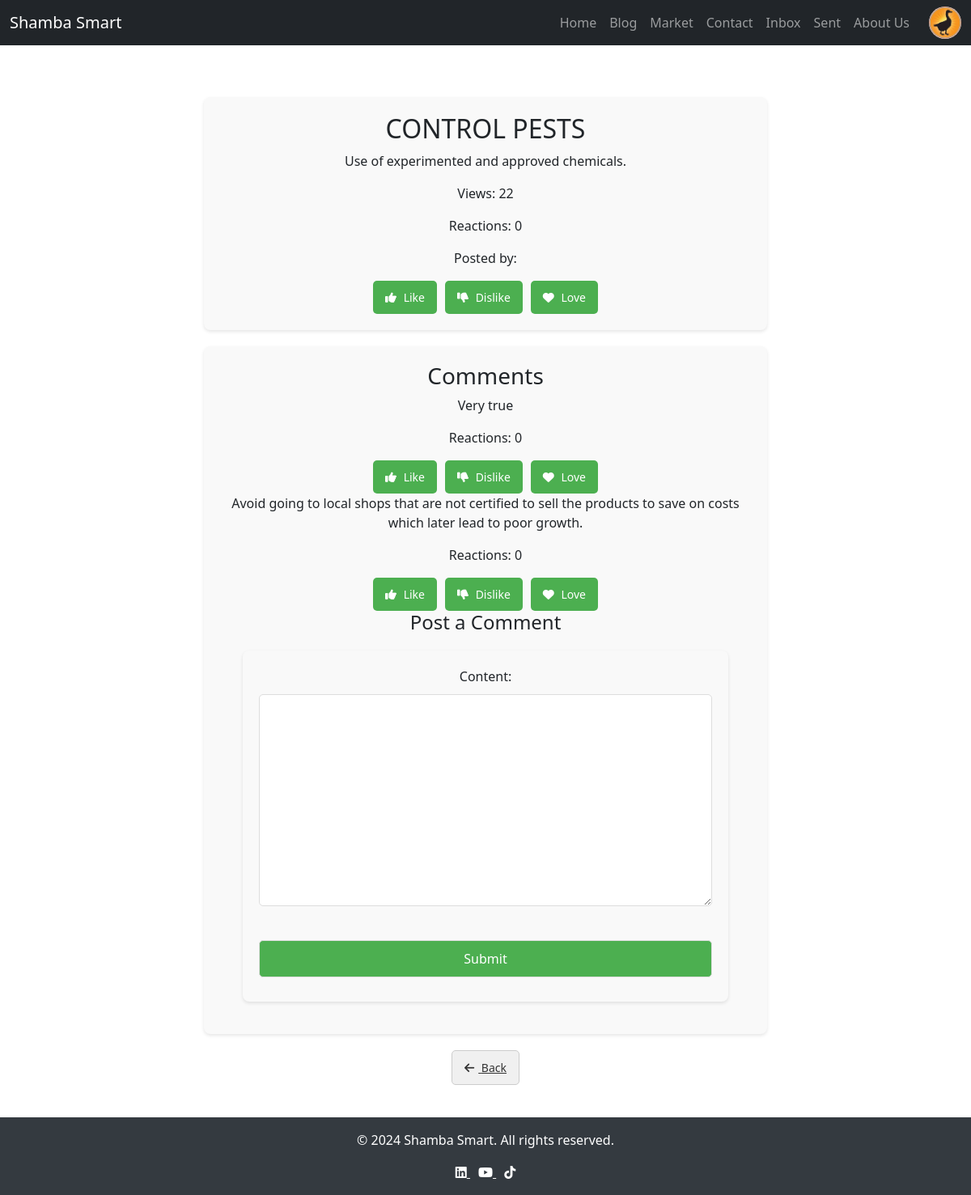
The app's page /blog/1/ (signed in) with its own data.
### farm/models.py (models this page shows, shortened)
class CustomUser(AbstractUser):
    FARMER = 'Farmer'
    PROFESSIONAL = 'Professional'
    ROLE_CHOICES = [
        (FARMER, 'Farmer'),
        (PROFESSIONAL, 'Professional'),
    ]
    role = models.CharField(max_length=50, choices=ROLE_CHOICES,
                            default=FARMER)
    profile_picture = models.ImageField(
        default='images/default_profile.png',
        upload_to='profile_pics/',
        null=True,
        blank=True
    )
    phone_number = models.CharField(max_length=15, null=True, blank=True)
    bio = models.TextField(null=True, blank=True)
    location = models.CharField(max_length=255, null=True, blank=True)
    linkedin = models.URLField(null=True, blank=True)
    x = models.URLField(null=True, blank=True)
    facebook = models.URLField(null=True, blank=True)
    whatsapp = models.CharField(max_length=15, null=True, blank=True)

class BlogPost(models.Model):
    title = models.CharField(max_length=200)
    content = models.TextField()
    author = models.ForeignKey(CustomUser, on_delete=models.CASCADE)
    created_at = models.DateTimeField(auto_now_add=True)
    updated_at = models.DateTimeField(auto_now=True)
    views = models.PositiveIntegerField(default=0)
    reactions = models.PositiveIntegerField(default=0)
    def increase_views(self):
        self.views += 1
        self.save()

class Comment(models.Model):
    content = models.TextField()
    author = models.ForeignKey(CustomUser, on_delete=models.CASCADE)
    post = models.ForeignKey(
        BlogPost,
        on_delete=models.CASCADE,
        related_name="comments"
    )
    created_at = models.DateTimeField(auto_now_add=True)
    updated_at = models.DateTimeField(auto_now=True)
    reactions = models.PositiveIntegerField(default=0)
    user_reactions = models.ManyToManyField(
        CustomUser,
        through='CommentReaction',
        related_name='comment_reactions'
    )

### farm/views.py (the view)
# urls.py: path('blog/<int:post_id>/', views.post_detail, name='post_detail'),
@login_required
def post_detail(request, post_id):
    post = get_object_or_404(BlogPost, id=post_id)
    post.increase_views()  # Increase view count
    if request.method == 'POST':
        comment_form = CommentForm(request.POST)
        if comment_form.is_valid():
            comment = comment_form.save(commit=False)
            comment.post = post
            comment.author = request.user
            comment.save()
            return redirect('post_detail', post_id=post.id)
    else:
        comment_form = CommentForm()
    return render(request, 'post_detail.html', {'post': post,
                                                'comment_form': comment_form})

### farm/forms.py
class CommentForm(forms.ModelForm):
    class Meta:
        model = Comment
        fields = ['content']

### farm/templates/post_detail.html (shortened to what this page needs)
{% extends "home.html" %}
{% block content %}
<div class="container">
    <div class="post-details">
        <h2>{{ post.title }}</h2>
        <p>{{ post.content }}</p>
        <p>Views: {{ post.views }}</p>
        <p>Reactions: <span class="reaction-count">{{ post.reactions }}</span></p>
        <p>Posted by: <a href="{% url 'view_profile' user.id %}">{{ post.user.username }}</a></p>
        <div class="reactions">
            <button class="react-button" data-post-id="{{ post.id }}" data-reaction-type="like">
                <i class="fa fa-thumbs-up"></i> Like
            </button>
            <button class="react-button" data-post-id="{{ post.id }}" data-reaction-type="dislike">
                <i class="fa fa-thumbs-down"></i> Dislike
            </button>
            <button class="react-button" data-post-id="{{ post.id }}" data-reaction-type="love">
                <i class="fa fa-heart"></i> Love
            </button>
        </div>
    </div>
    <div class="comments-section">
        <h3>Comments</h3>
        {% for comment in post.comments.all %}
            <div class="comment">
                <p>{{ comment.content }}</p>
                <p>Reactions: <span class="reaction-count">{{ comment.reactions }}</span></p>
                <div class="comment-reactions">
                    <button class="react-button" data-comment-id="{{ comment.id }}" data-reaction-type="like">
                        <i class="fa fa-thumbs-up"></i> Like
                    </button>
                    <button class="react-button" data-comment-id="{{ comment.id }}" data-reaction-type="dislike">
                        <i class="fa fa-thumbs-down"></i> Dislike
                    </button>
                    <button class="react-button" data-comment-id="{{ comment.id }}" data-reaction-type="love">
                        <i class="fa fa-heart"></i> Love
                    </button>
                </div>
            </div>
        {% endfor %}
        <h4>Post a Comment</h4>
        <form method="POST">
            <div class="form-container">
                {{ comment_form.as_p }}
                <button type="submit">Submit</button>
            </div>
        </form>
    </div>
    <a href="{% url 'blog_posts' %}" class="back-button">
        <i class="fa fa-arrow-left"></i> Back
    </a>
</div>
{% endblock %}

### farm/templates/base.html (shortened to what this page needs)
{% load static %}
<!DOCTYPE html>
<html lang="en">
<head>
    <link rel="stylesheet" href="https://cdnjs.cloudflare.com/ajax/libs/font-awesome/6.0.0-beta3/css/all.min.css">
    <link rel="stylesheet" href="https://cdnjs.cloudflare.com/ajax/libs/bootstrap/5.1.3/css/bootstrap.min.css">
</head>
<body>
    <header>
        <nav class="navbar navbar-expand-lg navbar-dark bg-dark">
            <div class="container-fluid">
                <a class="navbar-brand" href="{% url 'home' %}">Shamba Smart</a>
                <div class="collapse navbar-collapse" id="navbarNav">
                    <ul class="navbar-nav ms-auto">
                        <li class="nav-item"><a class="nav-link" href="{% url 'home' %}">Home</a></li>
                        <li class="nav-item"><a class="nav-link" href="{% url 'blog_posts' %}">Blog</a></li>
                        <li class="nav-item"><a class="nav-link" href="{% url 'market' %}">Market</a></li>
                        <li class="nav-item"><a class="nav-link" href="{% url 'contact_us' %}">Contact</a></li>
                        {% if user.is_authenticated %}
                            <li class="nav-item"><a class="nav-link" href="{% url 'inbox' %}">Inbox</a></li>
                            <li class="nav-item"><a class="nav-link" href="{% url 'sent_messages' %}">Sent</a></li>
                            <li class="nav-item"><a class="nav-link" href="{% url 'about' %}">About Us</a></li>
                            <li class="nav-item profile-item">
                                <a href="{% url 'profile' %}">
                                    {% if user.profile_picture %}
                                        <img src="{{ user.profile_picture.url }}" alt="Profile Picture" class="profile-img">
                                    {% else %}
                                        <img src="{% static 'images/default_profile.png' %}" alt="Default Profile Picture" class="profile-img">
                                    {% endif %}
                                </a>
                            </li>
                        {% else %}
                            <li class="nav-item"><a class="nav-link" href="{% url 'login' %}">Sign In</a></li>
                            <li class="nav-item"><a class="nav-link" href="{% url 'register' %}">Sign Up</a></li>
                        {% endif %}
                    </ul>
                </div>
            </div>
        </nav>
    </header>
    <main class="container mt-4">
        {% block content %}
        {% endblock %}
    </main>
    <footer>
        <p>&copy; 2024 Shamba Smart. All rights reserved.</p>
        <div>
            <a href="https://www.linkedin.com" target="blank" style="color: #fff; margin-right: 10px;">
                <i class="fab fa-linkedin"></i>
            </a>
            <a href="https://www.youtube.com" target="blank" style="color: #fff; margin-right: 10px;">
                <i class="fab fa-youtube"></i>
            </a>
            <a href="https://www.tiktok.com" target="blank" style="color: #fff;">
                <i class="fab fa-tiktok"></i>
            </a>
        </div>
    </footer>
</body>
</html>

### farm/templates/base.html (style rules this page uses)
html, body { height: 100%; margin: 0; display: flex; flex-direction: column; }
body { min-height: 100%; }
main { flex: 1; }
footer { background-color: #343a40; color: white; text-align: center; padding: 1rem 0; margin-top: auto; }
.profile-img { width: 40px; height: 40px; border-radius: 50%; object-fit: cover; cursor: pointer; }
.navbar-nav { display: flex; align-items: center; }
.navbar-nav.ms-auto { margin-left: auto; }
.profile-item { margin-left: 1rem; }

### farm/templates/post_detail.html (style rules this page uses)
.container { width: 80%; margin: 0 auto; max-width: 1200px; padding: 20px; display: flex; flex-direction: column; align-items: center; justify-content: center; }
.post-details, .comments-section { width: 100%; text-align: center; background-color: #f9f9f9; padding: 20px; border-radius: 8px; margin-bottom: 20px; box-shadow: 0 2px 4px rgba(0, 0, 0, 0.1); }
.form-container { width: 100%; max-width: 600px; margin: 20px auto; padding: 20px; background-color: #f9f9f9; border-radius: 8px; box-shadow: 0 2px 4px rgba(0, 0, 0, 0.1); }
form input, form textarea, form button { width: 100%; padding: 10px; margin: 10px 0; border-radius: 5px; border: 1px solid #ddd; }
form button { background-color: #4CAF50; color: white; cursor: pointer; font-size: 16px; transition: transform 0.2s, background-color 0.2s; }
.reactions, .comment-reactions { display: flex; justify-content: center; gap: 10px; margin-top: 15px; }
.react-button { background-color: #4CAF50; color: white; border: none; padding: 10px 15px; cursor: pointer; font-size: 14px; border-radius: 5px; transition: transform 0.2s, background-color 0.2s; }
.react-button i { margin-right: 5px; }
.back-button { background-color: #f0f0f0; color: #333; border: 1px solid #ccc; padding: 10px 15px; font-size: 14px; border-radius: 5px; cursor: pointer; transition: transform 0.2s, background-color 0.2s; }
.back-button i { margin-right: 5px; }

### records on screen
CustomUser: profile_picture (picture)
BlogPost: title "CONTROL PESTS", content "Use of experimented and approved chemicals.", views "22", reactions "0"
Comment: content "Very true", reactions "0"
Comment: content "Avoid going to local shops that are not certified to sell the products to save on costs which later lead to poor growth.", reactions "0"
